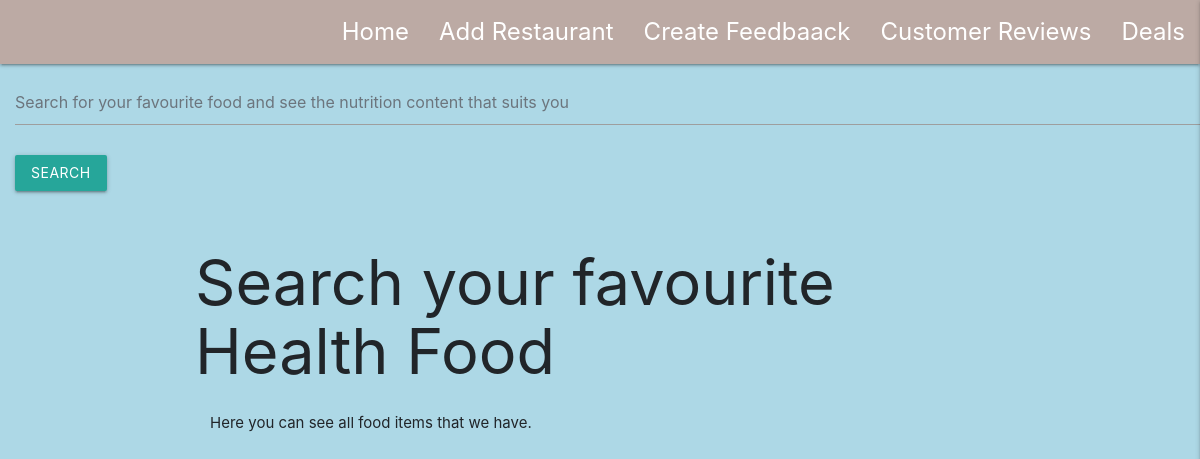
Page /healthfood/ on the earlier database version.
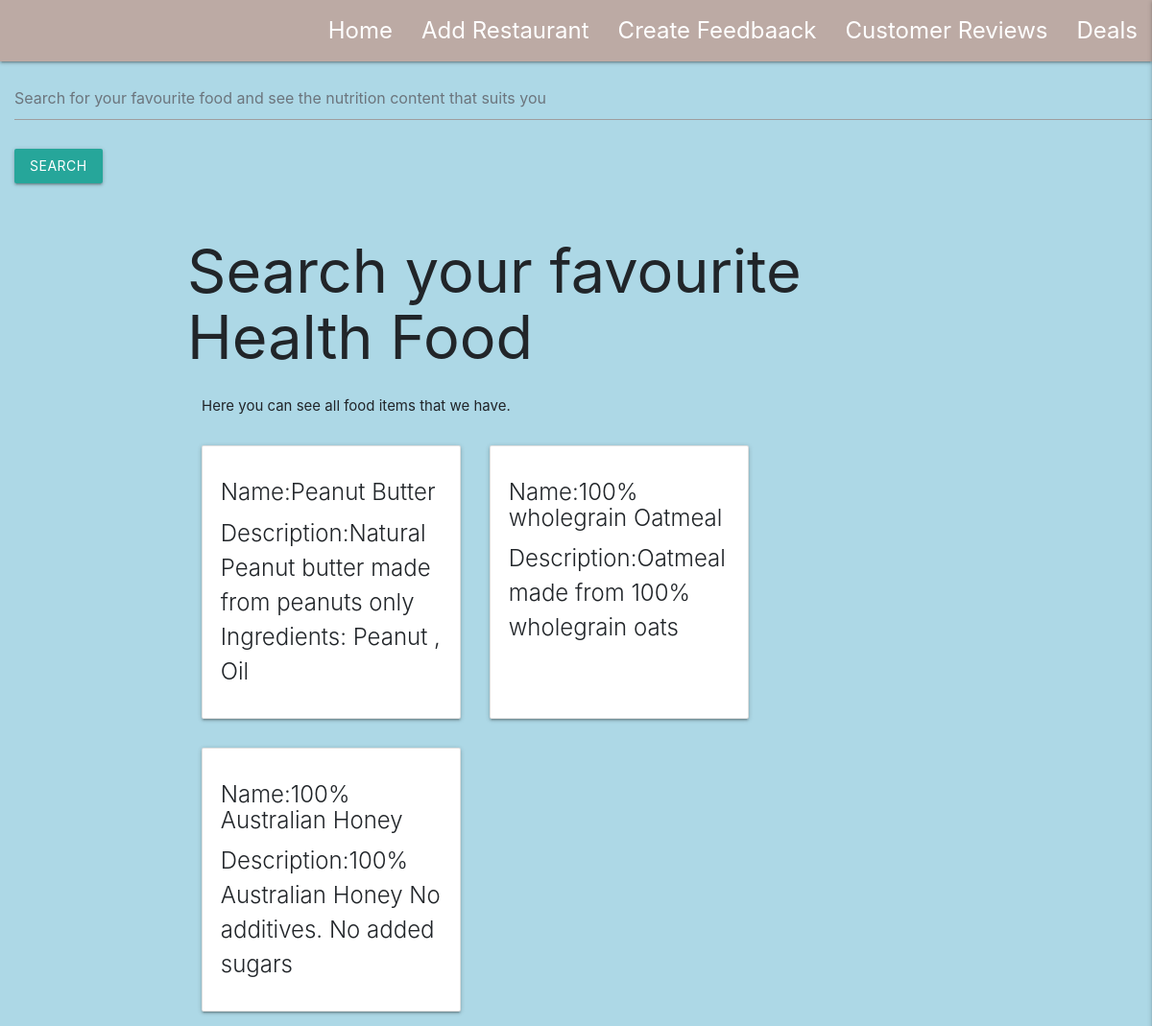
Same page on the later database version.
### healthfood/models.py (models this page shows)
class healthfood(models.Model):
    title = models.CharField(blank=False, max_length=255)
    ISBN = models.CharField(blank=False, max_length=255)
    description = models.TextField(blank=False)

### healthfood/views.py (the view)
# urls.py: path('healthfood/', healthfood.views.index),
def index(request):
    all_healthfood = healthfood.objects.all()
    return render(request, 'healthfood/index-template.html', {
        'healthfood': all_healthfood
    })

### healthfood/templates/healthfood/index-template.html
{% extends 'base.template.html' %}
{% load static %}
{%block content%}
<h1>Search your favourite Health Food</h1>
<p class=m-3>
    Here you can see all food items that we have.
</p>
<div style="display:flex;flex-wrap:wrap">
    {%for healthfood in healthfood %}
    <div class="card m-3" style="width:18rem;">
        <div class="card-body">
            <h5 class="card-title"> Name:{{healthfood.title}}</h5>
            <p class="card-title"> Description:{{healthfood.description}}</p>
        </div>
    </div>
    {%endfor%}
    {%endblock%}

### healthfood/templates/base.template.html (shortened to what this page needs)
{% load static %}
<!doctype html>
<html lang="en">
<head>
    <link rel="stylesheet" href="https://cdn.jsdelivr.net/npm/bootstrap@4.5.3/dist/css/bootstrap.min.css"
>
    <link rel="stylesheet" href="https://cdnjs.cloudflare.com/ajax/libs/font-awesome/5.15.3/css/all.min.css"
 type="text/css" />
    <link rel="stylesheet" href="https://cdnjs.cloudflare.com/ajax/libs/materialize/1.0.0/css/materialize.min.css"
        type="text/css">
    <link rel="stylesheet" href="{% static '/css/style.css' %}" />
</head>
<header>
    <nav class="nav-extended text-shadow brown lighten-3">
        <div class="nav-wrapper">
            <ul class="right hide-on-med-and-down">
                <li><a href=#>Home</a></li>
                <li><a href="#">Add Restaurant</a></li>
                <li><a href="#">Create Feedbaack</a></li>
                <li><a href="#">Customer Reviews</a></li>
                <li><a href="#">Deals</a></li>
            </ul>
        </div>
    </nav>
</header>
<form method="GET">
    <div>
        <input type="text" name="food" class="form-control m-3"
            placeholder="Search for your favourite food and see the nutrition content that suits you">
    </div>
    <input type="submit" value="search" class="btn btn-primary m-3" />
</form>
<body>
    <div class="container">
        {%block content%}{%endblock%}
    </div>
</body>
</html>

### static/css/style.css (style rules this page uses)
body { background-color: lightblue; }
nav ul a { font-size: 1.6rem; color: #fff; display: block; padding: 0 15px; cursor: pointer; }

Differences in the rows shown:
added healthfood: title "Peanut Butter", description "Natural Peanut butter made from peanuts only Ingredients: Peanut , Oil"
added healthfood: title "100% wholegrain Oatmeal", description "Oatmeal made from 100% wholegrain oats"
added healthfood: title "100% Australian Honey", description "100% Australian Honey No additives. No added sugars"
